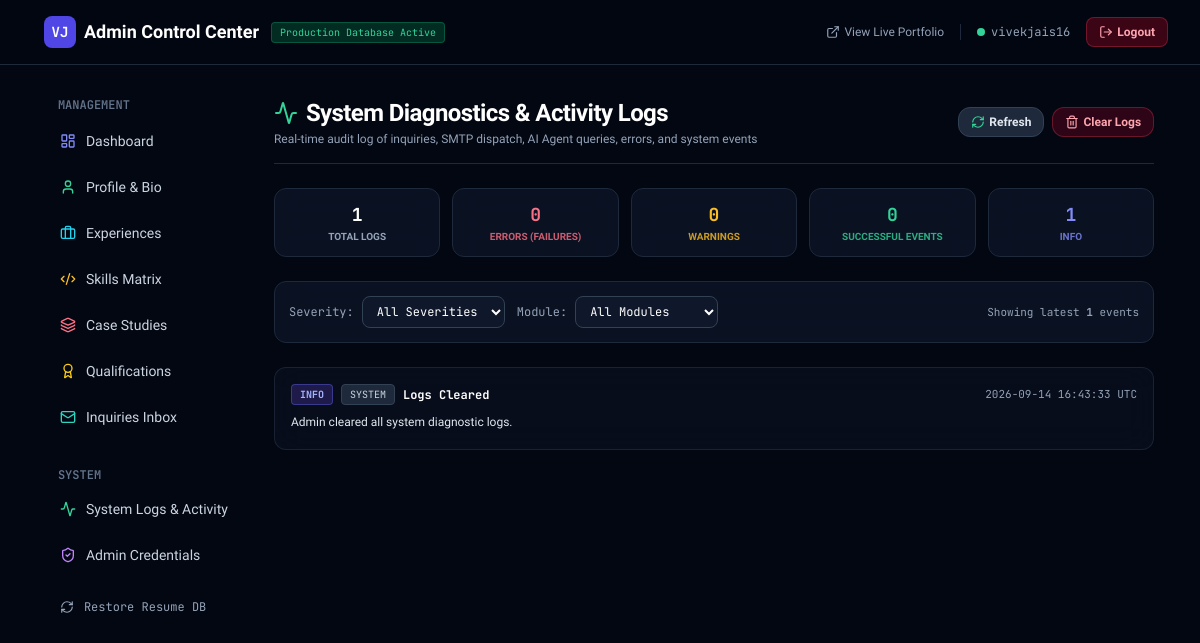
Page /admin/logs (signed in) on the earlier database version.
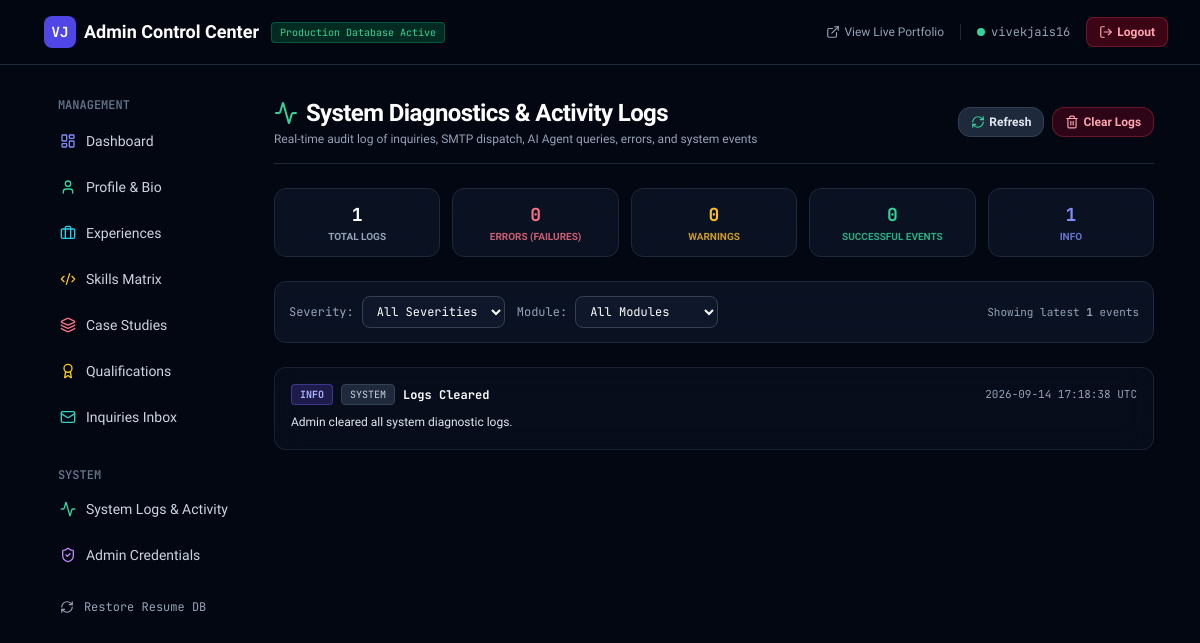
Same page on the later database version.
### app/models/admin.py (models this page shows)
class SystemLog(Base):
    __tablename__ = "system_logs"
    id = Column(Integer, primary_key=True, index=True)
    timestamp = Column(DateTime, default=utc_now, index=True)
    level = Column(String(20), default="INFO", index=True)  # INFO, WARNING, ERROR, SUCCESS
    module = Column(String(50), default="SYSTEM", index=True)  # EMAIL, CONTACT, AI_AGENT, AUTH, ADMIN, DATABASE
    action = Column(String(100), nullable=False)
    message = Column(String(500), nullable=False)
    details = Column(String(5000), nullable=True)
    ip_address = Column(String(50), nullable=True)

### app/admin/router.py (the view)
@admin_router.get("/logs", response_class=HTMLResponse)
async def admin_logs_view(
    request: Request,
    level: Optional[str] = "ALL",
    module: Optional[str] = "ALL",
    admin_user: str = Depends(require_admin),
    db: Session = Depends(get_db),
):
    logs = get_system_logs(limit=150, level=level, module=module)
    stats = get_log_stats()
    return templates.TemplateResponse(
        request=request,
        name="admin/logs.html",
        context={
            "admin_user": admin_user,
            "logs": logs,
            "stats": stats,
            "selected_level": level or "ALL",
            "selected_module": module or "ALL",
        },
    )

### app/templates/admin/logs.html (shortened to what this page needs)
{% extends "admin/base.html" %}
{% block content %}
<div class="space-y-6">
    <div class="flex flex-col sm:flex-row sm:items-center justify-between gap-4 border-b border-slate-800 pb-4">
        <div>
            <h1 class="text-2xl font-bold text-white tracking-tight flex items-center gap-2">
                <i data-lucide="activity" class="w-6 h-6 text-emerald-400"></i> System Diagnostics & Activity Logs
            </h1>
            <p class="text-xs text-slate-400 mt-0.5">Real-time audit log of inquiries, SMTP dispatch, AI Agent queries, errors, and system events</p>
        </div>
        <div class="flex items-center gap-2">
            <a href="/admin/logs" class="px-3 py-1.5 rounded-xl bg-slate-800 hover:bg-slate-700 text-slate-200 text-xs font-semibold border border-slate-700 transition flex items-center gap-1">
                <i data-lucide="refresh-cw" class="w-3.5 h-3.5 text-emerald-400"></i> Refresh
            </a>
            <form action="/admin/logs/clear" method="post" onsubmit="return confirm('Clear all diagnostic logs?');">
                <button type="submit" class="px-3 py-1.5 rounded-xl bg-rose-950/60 hover:bg-rose-900 text-rose-300 text-xs font-semibold border border-rose-500/30 transition flex items-center gap-1">
                    <i data-lucide="trash-2" class="w-3.5 h-3.5"></i> Clear Logs
                </button>
            </form>
        </div>
    </div>
    <div class="grid grid-cols-2 sm:grid-cols-5 gap-3">
        <div class="glass-panel rounded-xl p-3 border border-slate-800 text-center">
            <div class="text-lg font-bold text-white font-mono">{{ stats.total }}</div>
            <div class="text-[10px] text-slate-400 uppercase font-semibold">Total Logs</div>
        </div>
        <div class="glass-panel rounded-xl p-3 border border-slate-800 text-center">
            <div class="text-lg font-bold text-rose-400 font-mono">{{ stats.errors }}</div>
            <div class="text-[10px] text-rose-400/80 uppercase font-semibold">Errors (Failures)</div>
        </div>
        <div class="glass-panel rounded-xl p-3 border border-slate-800 text-center">
            <div class="text-lg font-bold text-amber-400 font-mono">{{ stats.warnings }}</div>
            <div class="text-[10px] text-amber-400/80 uppercase font-semibold">Warnings</div>
        </div>
        <div class="glass-panel rounded-xl p-3 border border-slate-800 text-center">
            <div class="text-lg font-bold text-emerald-400 font-mono">{{ stats.success }}</div>
            <div class="text-[10px] text-emerald-400/80 uppercase font-semibold">Successful Events</div>
        </div>
        <div class="glass-panel rounded-xl p-3 border border-slate-800 text-center">
            <div class="text-lg font-bold text-indigo-400 font-mono">{{ stats.info }}</div>
            <div class="text-[10px] text-indigo-400/80 uppercase font-semibold">Info</div>
        </div>
    </div>
    <div class="glass-panel rounded-xl p-3.5 border border-slate-800 flex flex-wrap items-center justify-between gap-3 text-xs">
        <form method="get" action="/admin/logs" class="flex flex-wrap items-center gap-3 w-full sm:w-auto">
            <div class="flex items-center gap-2">
                <span class="text-slate-400 font-mono">Severity:</span>
                <select name="level" onchange="this.form.submit()" class="px-2.5 py-1.5 rounded-lg bg-slate-900 border border-slate-700 text-white font-mono text-xs focus:outline-none focus:border-emerald-500">
                    <option value="ALL" {% if selected_level == 'ALL' %}selected{% endif %}>All Severities</option>
                </select>
            </div>
            <div class="flex items-center gap-2">
                <span class="text-slate-400 font-mono">Module:</span>
                <select name="module" onchange="this.form.submit()" class="px-2.5 py-1.5 rounded-lg bg-slate-900 border border-slate-700 text-white font-mono text-xs focus:outline-none focus:border-emerald-500">
                    <option value="ALL" {% if selected_module == 'ALL' %}selected{% endif %}>All Modules</option>
                </select>
            </div>
        </form>
        <div class="text-slate-400 font-mono text-[11px]">
            Showing latest <strong>{{ logs|length }}</strong> events
        </div>
    </div>
    {% if logs %}
    <div class="space-y-2">
        {% for log in logs %}
        <div class="glass-panel rounded-xl p-4 border {% if log.level == 'ERROR' %}border-rose-500/50 bg-rose-950/10{% elif log.level == 'WARNING' %}border-amber-500/40 bg-amber-950/10{% elif log.level == 'SUCCESS' %}border-emerald-500/30 bg-emerald-950/10{% else %}border-slate-800/80 bg-slate-900/40{% endif %} space-y-2">
            <div class="flex flex-col sm:flex-row sm:items-center justify-between gap-2">
                <div class="flex items-center gap-2 flex-wrap">
                    {% if log.level == 'ERROR' %}
                    <span class="px-2 py-0.5 rounded text-[10px] font-bold font-mono bg-rose-950 text-rose-300 border border-rose-500/40">ERROR</span>
                    {% elif log.level == 'WARNING' %}
                    <span class="px-2 py-0.5 rounded text-[10px] font-bold font-mono bg-amber-950 text-amber-300 border border-amber-500/40">WARN</span>
                    {% elif log.level == 'SUCCESS' %}
                    <span class="px-2 py-0.5 rounded text-[10px] font-bold font-mono bg-emerald-950 text-emerald-300 border border-emerald-500/40">SUCCESS</span>
                    {% else %}
                    <span class="px-2 py-0.5 rounded text-[10px] font-bold font-mono bg-indigo-950 text-indigo-300 border border-indigo-500/40">INFO</span>
                    {% endif %}
                    <span class="px-2 py-0.5 rounded text-[10px] font-mono bg-slate-800 text-slate-300 border border-slate-700">{{ log.module }}</span>
                    <strong class="text-white text-xs font-mono">{{ log.action }}</strong>
                </div>
                <div class="text-[11px] text-slate-400 font-mono">
                    {{ log.timestamp.strftime('%Y-%m-%d %H:%M:%S UTC') if log.timestamp else 'Recently' }}
                </div>
            </div>
            <div class="text-xs text-slate-200 leading-relaxed font-sans">
                {{ log.message }}
            </div>
        </div>
        {% endfor %}
    </div>
    {% endif %}
</div>
{% endblock %}

### app/templates/admin/base.html (shortened to what this page needs)
<!DOCTYPE html>
<html lang="en">
<head>
    <script src="https://cdn.tailwindcss.com"></script>
    <link rel="stylesheet" href="https://cdnjs.cloudflare.com/ajax/libs/font-awesome/6.5.1/css/all.min.css">
    <link rel="stylesheet" href="/static/css/custom.css">
</head>
<body class="bg-dark-950 text-slate-100 min-h-screen flex flex-col antialiased">
    <header class="glass-nav border-b border-slate-800 sticky top-0 z-40">
        <div class="max-w-7xl mx-auto px-4 sm:px-6 lg:px-8 h-16 flex items-center justify-between">
            <div class="flex items-center space-x-3">
                <a href="/admin" class="flex items-center space-x-2 font-bold text-base sm:text-lg text-white">
                    <span class="w-7 h-7 sm:w-8 sm:h-8 rounded-lg bg-indigo-600 flex items-center justify-center text-xs sm:text-sm font-mono">VJ</span>
                    <span class="hidden xs:inline sm:inline">Admin Control Center</span>
                </a>
                <span class="hidden sm:inline-block px-2 py-0.5 rounded text-[10px] font-mono bg-emerald-950 text-emerald-400 border border-emerald-500/30">
                    Production Database Active
                </span>
            </div>
            <div class="flex items-center space-x-2 sm:space-x-4 text-sm">
                <a href="/" target="_blank" class="text-slate-400 hover:text-emerald-400 transition flex items-center gap-1 text-xs">
                    <i data-lucide="external-link" class="w-3.5 h-3.5"></i>
                    <span class="hidden md:inline">View Live Portfolio</span>
                </a>
                <span class="text-xs text-slate-400 font-mono hidden sm:flex items-center gap-1.5">
                    <span class="w-2 h-2 rounded-full bg-emerald-400"></span> {{ admin_user }}
                </span>
                <a href="/admin/logout" class="px-2.5 sm:px-3 py-1.5 rounded-lg text-xs font-semibold bg-rose-950/80 hover:bg-rose-900 text-rose-300 border border-rose-500/30 transition flex items-center gap-1">
                    <i data-lucide="log-out" class="w-3.5 h-3.5"></i>
                    <span class="hidden sm:inline">Logout</span>
                </a>
            </div>
        </div>
    </header>
    <div class="max-w-7xl mx-auto px-4 sm:px-6 lg:px-8 py-6 sm:py-8 flex-grow grid grid-cols-1 lg:grid-cols-5 gap-6 sm:gap-8">
        <aside id="admin-sidebar" class="hidden lg:block lg:col-span-1 space-y-1.5 bg-slate-900/90 lg:bg-transparent p-4 lg:p-0 rounded-2xl border border-slate-800 lg:border-none shadow-xl lg:shadow-none">
            <div class="text-xs font-mono uppercase text-slate-500 px-3 mb-2 font-semibold">Management</div>
            <a href="/admin" class="flex items-center gap-2.5 px-3.5 py-2.5 rounded-xl text-sm font-medium text-slate-300 hover:text-white hover:bg-slate-800 transition">
                <i data-lucide="layout-dashboard" class="w-4 h-4 text-indigo-400"></i> Dashboard
            </a>
            <a href="/admin/profile" class="flex items-center gap-2.5 px-3.5 py-2.5 rounded-xl text-sm font-medium text-slate-300 hover:text-white hover:bg-slate-800 transition">
                <i data-lucide="user" class="w-4 h-4 text-emerald-400"></i> Profile & Bio
            </a>
            <a href="/admin/experiences" class="flex items-center gap-2.5 px-3.5 py-2.5 rounded-xl text-sm font-medium text-slate-300 hover:text-white hover:bg-slate-800 transition">
                <i data-lucide="briefcase" class="w-4 h-4 text-cyan-400"></i> Experiences
            </a>
            <a href="/admin/skills" class="flex items-center gap-2.5 px-3.5 py-2.5 rounded-xl text-sm font-medium text-slate-300 hover:text-white hover:bg-slate-800 transition">
                <i data-lucide="code-2" class="w-4 h-4 text-amber-400"></i> Skills Matrix
            </a>
            <a href="/admin/projects" class="flex items-center gap-2.5 px-3.5 py-2.5 rounded-xl text-sm font-medium text-slate-300 hover:text-white hover:bg-slate-800 transition">
                <i data-lucide="layers" class="w-4 h-4 text-rose-400"></i> Case Studies
            </a>
            <a href="/admin/qualifications" class="flex items-center gap-2.5 px-3.5 py-2.5 rounded-xl text-sm font-medium text-slate-300 hover:text-white hover:bg-slate-800 transition">
                <i data-lucide="award" class="w-4 h-4 text-yellow-400"></i> Qualifications
            </a>
            <a href="/admin/messages" class="flex items-center gap-2.5 px-3.5 py-2.5 rounded-xl text-sm font-medium text-slate-300 hover:text-white hover:bg-slate-800 transition">
                <i data-lucide="mail" class="w-4 h-4 text-teal-400"></i> Inquiries Inbox
            </a>
            <div class="text-xs font-mono uppercase text-slate-500 px-3 pt-4 sm:pt-6 mb-2 font-semibold">System</div>
            <a href="/admin/logs" class="flex items-center gap-2.5 px-3.5 py-2.5 rounded-xl text-sm font-medium text-slate-300 hover:text-white hover:bg-slate-800 transition">
                <i data-lucide="activity" class="w-4 h-4 text-emerald-400"></i> System Logs & Activity
            </a>
            <a href="/admin/settings" class="flex items-center gap-2.5 px-3.5 py-2.5 rounded-xl text-sm font-medium text-slate-300 hover:text-white hover:bg-slate-800 transition">
                <i data-lucide="shield-check" class="w-4 h-4 text-purple-400"></i> Admin Credentials
            </a>
            <form action="/admin/reseed" method="post" onsubmit="return confirm('Restore database with resume defaults? Any custom manual records will be restored to resume state.');" class="pt-2">
                <button type="submit" class="w-full text-left flex items-center gap-2.5 px-3.5 py-2.5 rounded-xl text-xs font-mono text-slate-400 hover:text-rose-400 hover:bg-rose-950/30 transition">
                    <i data-lucide="refresh-cw" class="w-3.5 h-3.5"></i> Restore Resume DB
                </button>
            </form>
        </aside>
        <main class="lg:col-span-4 space-y-6">
            {% block content %}{% endblock %}
        </main>
    </div>
</body>
</html>

### app/static/css/custom.css (style rules this page uses)
:root { --font-sans: 'Plus Jakarta Sans', -apple-system, BlinkMacSystemFont, 'Segoe UI', Roboto, sans-serif; --font-mono: 'JetBrains Mono', monospace; }
body { font-family: var(--font-sans); background-color: #030712; color: #f3f4f6; overflow-x: hidden; }
.glass-panel { background: rgba(15, 23, 42, 0.7); backdrop-filter: blur(16px); -webkit-backdrop-filter: blur(16px); border: 1px solid rgba(255, 255, 255, 0.08); }
.glass-nav { background: rgba(3, 7, 18, 0.82); backdrop-filter: blur(20px); -webkit-backdrop-filter: blur(20px); border-bottom: 1px solid rgba(255, 255, 255, 0.07); }
.font-mono { font-family: var(--font-mono); }

Differences in the rows shown:
changed SystemLog "Logs Cleared": timestamp "2026-09-14 16:43:33 UTC" → "2026-09-14 17:18:38 UTC"
